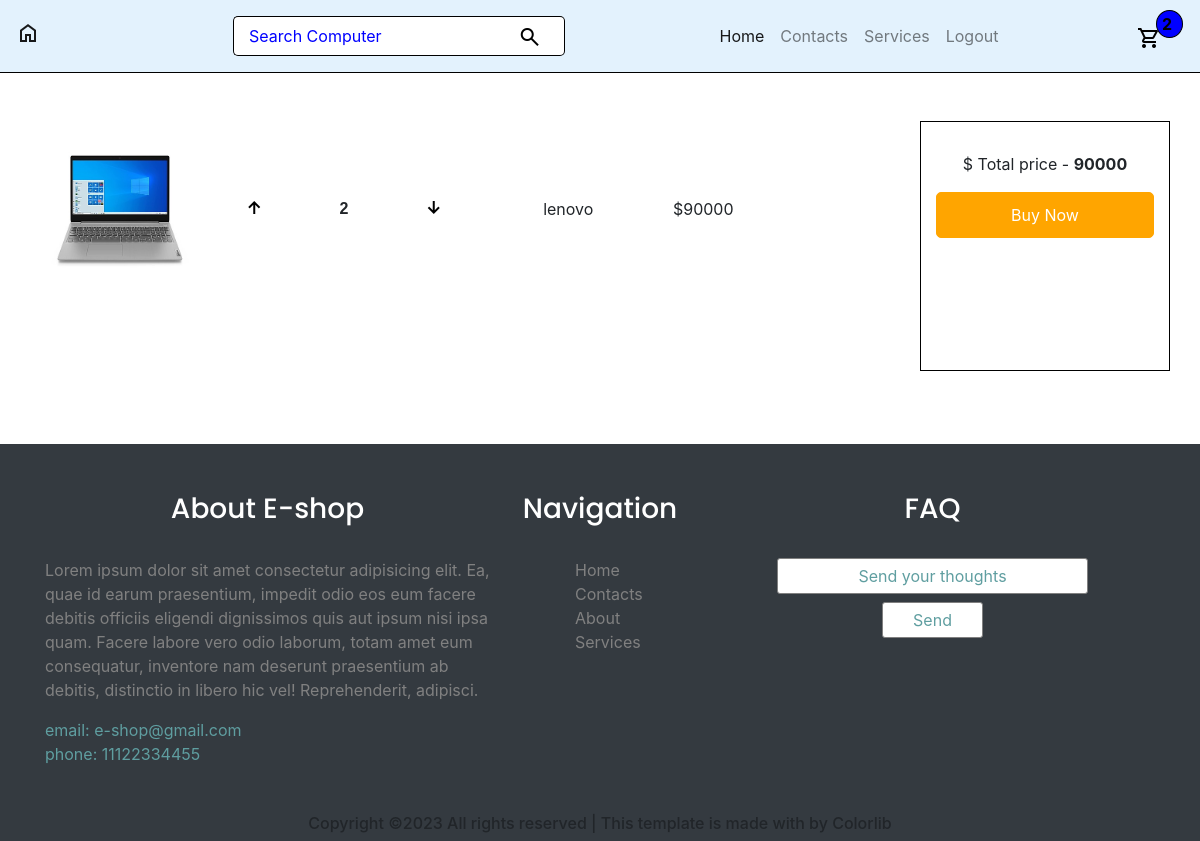
The app's page /cart/ (signed in) with its own data.
### eshop/models.py (models this page shows, shortened)
class OrderItem(models.Model):
    product = models.ForeignKey(ComputerDetail, on_delete=models.SET_NULL, null=True, blank=True)
    order = models.ForeignKey(Order,on_delete=models.SET_NULL,null=True,blank=True)
    quantity = models.PositiveIntegerField(default=1,null=True,blank=True)
    date_added = models.DateTimeField(auto_now_add=True,null=True,blank=True)
    @property
    def get_total(self):
        total = self.product.price * self.quantity
        return total

class ComputerDetail(models.Model):
    Product_id = models.IntegerField()
    name = models.CharField(max_length=30)
    processor = models.CharField(max_length=90)
    image = models.ImageField(null=True, blank=True, upload_to='pics')
    ram = models.CharField(max_length=30)
    price = models.IntegerField()
    description = models.TextField()
    @property
    def imageURL(self):
        try:
            url = self.image.url
        except:
            url = ''
        return url

class Order(models.Model):
    customer = models.ForeignKey(Customer, on_delete=models.SET_NULL, null=True, blank=True)
    complete = models.BooleanField(default=False,null=True,blank=True)
    date_orderd = models.DateTimeField(auto_now_add=True,null=True,blank=True)
    date = models.DateTimeField(auto_now_add=True)
    @property
    def get_cart_total(self):
        orderitems = self.orderitem_set.all()
        total = sum([item.get_total for item in orderitems])
        return total
    @property
    def get_cart_items(self):
        orderitems = self.orderitem_set.all()
        total = sum([item.quantity for item in orderitems])
        return total

### eshop/views.py (the view)
# urls.py: path('cart/',views.cart,name='cart'),
def cart(request):
    if request.user.is_authenticated:
        customer = request.user.customer
        order, created = Order.objects.get_or_create(customer=customer,complete=False)
        item = order.orderitem_set.all()
        cartItems = order.get_cart_items
    else:
        item = []
        order = {'get_cart_total':0 , 'get_cart_items':0}
        cartItems = order['get_cart_items']
    return render(request,'cart.html',{'item':item,
                                      'order':order,
                                       'cartItems':cartItems })

### templates/cart.html (shortened to what this page needs)
{% extends 'base.html' %}
{% load static %}
    {% block body_block %}
    {% if cartItems == 0 %}
    <div class="container pt-5">
        <div class="row cartcenter">
            <div class="col-md-3 cartborder">
                <a href="{% url 'home' %}"><img src="../static/img/shopping cart.webp" alt="continue shopping"></a>
                <a href="{% url 'home' %}"><h3 class="text-center delivarytext pt-3">Continue Shopping</h3></a>
            </div>
        </div>
    </div>
    {% else %}
    <div class="container">
        <div class="row py-5">
            {% for i in item %}
            <div class="col-lg-8 col-md-9 col-12 mr-auto pr-4 ">
                <div class="row cart-item-arrange">
                    <div class="cart-img col-md-3 col-sm-4 col-12 ">
                        <img src="{{i.product.imageURL}}" alt="product">
                    </div>
                    <div class="col-md-9 col-sm-8 col-12">
                        <div class="row cartcenterarr">
                            <div class="col-2 uparrow">
                                <button data-product="{{i.product.id}}" data-action="add" class="update-cart material-symbols-outlined">
                                </button>
                            </div>
                            <div class="col-2 cartqty">
                                <p>{{i.quantity}} </p>
                            </div>
                            <div class="col-2 downarrow">
                                <button data-product="{{i.product.id}}" data-action="remove" class="update-cart material-symbols-outlined">
                                </button>
                            </div>
                            <div class="col-4 cart-name">
                                {{i.product.name}}
                            </div>
                            <div class="col-2 cart-price">
                               ${{i.get_total}}
                            </div>
                        </div>
                    </div>
                </div>
            </div>
            {% endfor %}
            <div class="col-lg-4 col-md-3 col-12 cart-total-arrange">
                <p>$ Total price - <b>{{order.get_cart_total}}</b></p>
                <a href="{% url 'checkout' %}"><button class="buy">Buy Now</button></a>
            </div>
        </div>
    </div>
    {% endif %}
    {% endblock %}

### static/css/style.css (style rules this page uses)
* { margin: 0; padding: 0; }
html { height: 100%; }
body { background: rgb(255, 255, 255); min-height: 100%; display: flex; flex-direction: column; }
img { width: 100%; }
.material-symbols-outlined { padding: 0px; margin: 0px; font-variation-settings: 'FILL' 0, 'wght' 400, 'GRAD' 0, 'opsz' 48, }
.cart-item-arrange { height: 175px; display: inline-flex; justify-content: center; align-items: center; }
.cart-img { width: 100%; height: auto; object-fit: cover; object-position: center; overflow: hidden; padding: 10px 20px; }
.uparrow { text-align: center; }
.downarrow { text-align: center; }
.uparrow > button { overflow: hidden; padding-top: 5px; margin: auto; color: black; border: none; outline: none; background-color:white; }
.downarrow > button { overflow: hidden; padding-top: 5px; margin: auto; border: none; color: black; outline: none; background-color: white; }
.cartqty { text-align: center; }
.cartqty > p { font-family: sans-serif; font-weight: bolder; margin: auto; }
.cartcenterarr { display: flex; flex-direction: row; justify-content: center; align-items: center; }
.cart-name { text-align: center; }
.cart-price { text-align: center; }
.container { position: relative; }
.cart-total-arrange { border: 1px solid black; padding-top: 30px; position: absolute; right: 0; width: 250px; height: 250px; text-align: center; }
.buy { width: 100%; padding: 10px 20px; border: 1px solid orange; border-radius: 5px; background-color: orange; color: white; font-size: bold; transition: 400ms; }

### static/css/cart.css (style rules this page uses)
* { margin: 0; padding: 0; }
img { width: 100%; }
body { background: rgb(255, 255, 255); }

### records on screen
OrderItem: product.imageURL (picture), quantity "2", product.name "lenovo", get_total "90000"
Order: get_cart_total "90000"

### other values on screen
{{ cartItems }} "2"
